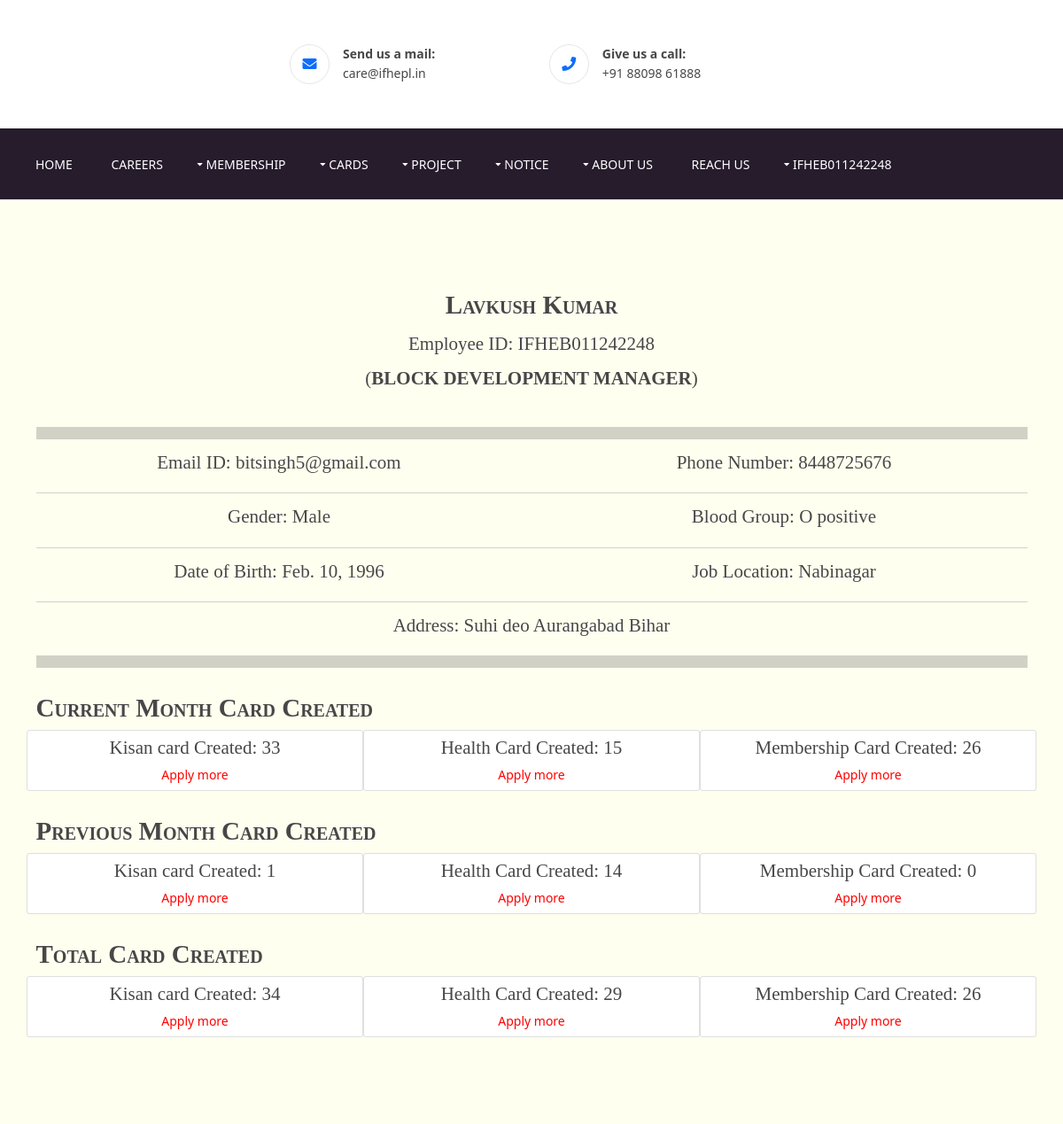
/profile (signed in, upper part), run on an earlier commit of the app's database.
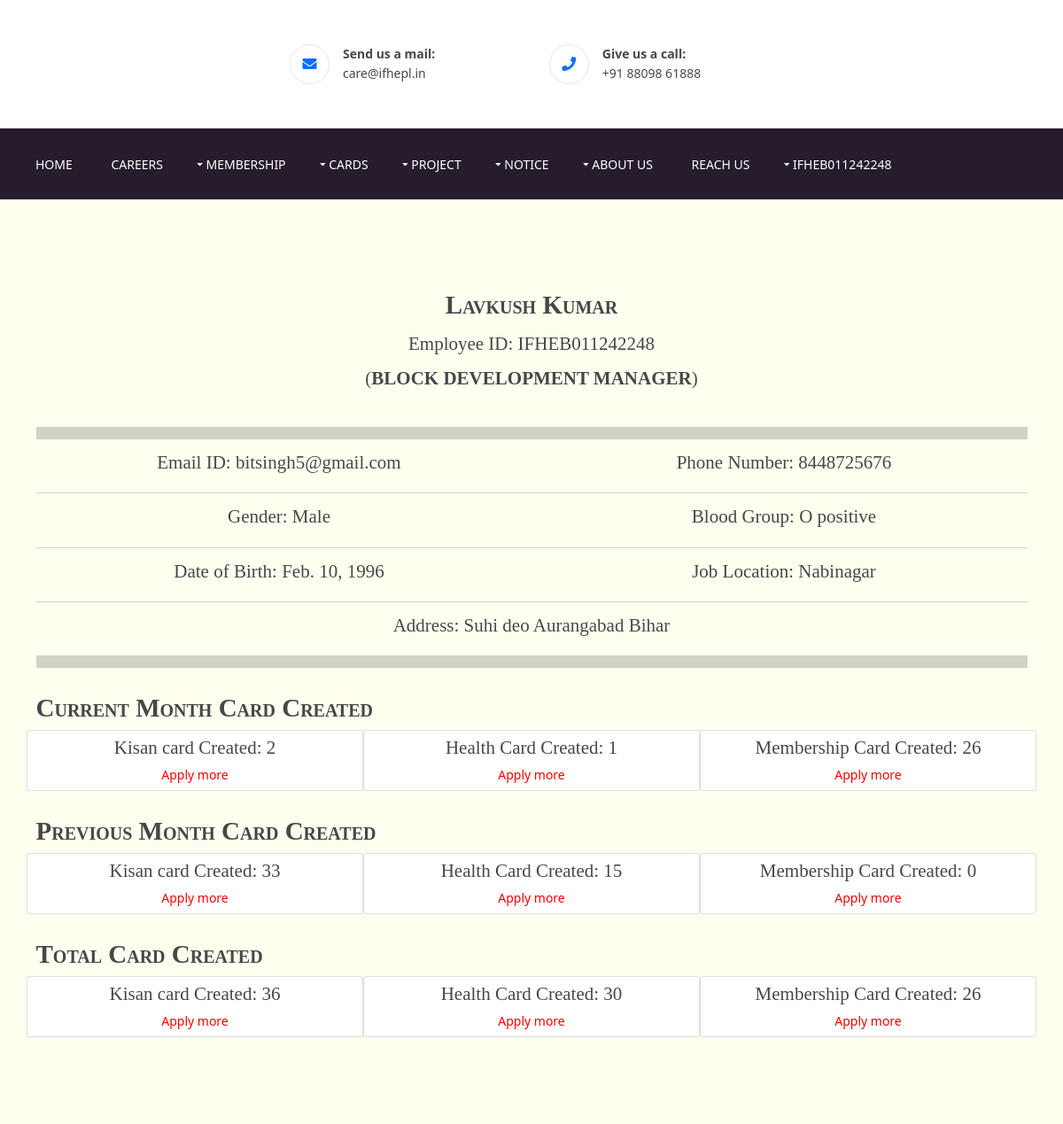
And on a later commit of the database.
### EmployeeProfile/models.py (models this page shows)
class EmployeeProfile(models.Model):
    emmloyeeid = models.CharField(max_length=14, default="",unique=True,)
    email = models.CharField(max_length=100, unique=True,)
    user = models.OneToOneField(User, on_delete=models.CASCADE, related_name='profile')
    name = models.CharField(max_length=50, unique=False)
    phone_number = models.CharField(max_length=10, unique=True, null=False, blank=False)
    GENDER_CHOICES = (
        ('Male', 'Male'),
        ('Female', 'Female'),
    )
    gender = models.CharField(max_length=6, choices=GENDER_CHOICES)
    JOB_CHOICES = (
        ('DISTRICT DEVELOPMENT MANAGER', 'DISTRICT DEVELOPMENT MANAGER'),
        ('BLOCK DEVELOPMENT MANAGER', 'BLOCK DEVELOPMENT MANAGER'),
        ('FIELD EXECUTIVE', 'FIELD EXECUTIVE'),
        ('AGRICULTURAL ADVISOR', 'AGRICULTURAL ADVISOR'),
        ('COMPUTER TRAINER', 'COMPUTER TRAINER'),
        ('BEAUTICIAN', 'BEAUTICIAN'),
        ('TAILORING', 'TAILORING'),
        ('Office Boy/Peon', 'Office Boy/Peon'),
        ('Banking Trainer', 'Banking Trainer'),
        ('Regional Manager', 'Regional Manager'),
        ('Accountant/Cashier', 'Accountant/Cashier'),
        ('Receptionist', 'Receptionist'),
    )
    designation = models.CharField(max_length=32, choices=JOB_CHOICES)
    job_location = models.CharField(max_length=100, default="")
    bloodgroup = models.CharField(max_length=10, default="")
    dob = models.DateField()
    Address = models.CharField(max_length=500, default="")
    image = models.ImageField(upload_to="Employee", blank=True, null=True)
    total_health_card_created = models.IntegerField(default=0)
    total_kisan_card_created = models.IntegerField(default=0)
    total_membership_card_created = models.IntegerField(default=0)
    current_month_health_card_created = models.IntegerField(default=0)
    current_month_kisan_card_created = models.IntegerField(default=0)
    current_month_membership_card_created = models.IntegerField(default=0)
    previous_month_health_card_created = models.IntegerField(default=0)
    previous_month_kisan_card_created = models.IntegerField(default=0)
    previous_month_membership_card_created = models.IntegerField(default=0)
    class Meta:
        db_table = "profile"
        verbose_name_plural = "Employee Profiles"

### ifheplapp/views.py (the view)
# urls.py: path('profile', views.profile, name="profile"),
@login_required(login_url='/login')
def profile(request):
    profile = EmployeeProfile.objects.filter(user=request.user)
    for i in profile:
        kisan_count = len(KisanCard.objects.filter(employeeID=i.emmloyeeid))
        kisan_count = kisan_count if kisan_count else 0
        membership_count = len(
            Membership.objects.filter(employeeID=i.emmloyeeid))
        membership_count = membership_count if membership_count else 0
        health_count = len(HealthCard.objects.filter(employeeID=i.emmloyeeid))
        health_count = health_count if health_count else 0
    return render(request, "profile.html", {"profile": profile, "kisan_count": kisan_count, "membership_count": membership_count, "health_count": health_count})

### ifheplapp/templates/profile.html (shortened to what this page needs)
{% extends 'extends/base.html' %}
{% block body %}
<div class="row1" style="background-color: rgb(255, 255, 240);">
  <div class="container">
    <div class="my-2">
      {% for prof in profile %}
      <div class="prof-name">
        <h4 class="logoname my-3">{{prof.name}}</h4>
      </div>
      <div class="">
        <h4 class="text-center">Employee ID: {{prof.emmloyeeid}}</h4>
        <h4 class="mt-3 text-center">(<strong>{{prof.designation}}</strong>)</h4> <br>
      </div>
      <hr class="py-2">
      <div class="row">
        <div class="col-md-6 text-center">
          <h4>Email ID: {{prof.email}}</h4>
        </div>
        <div class="col-md-6 text-center">
          <h4>Phone Number: {{prof.phone_number}}</h4>
        </div>
      </div>
      <hr>
      <div class="row">
        <div class="col-md-6 text-center">
          <h4>Gender: {{prof.gender}}</h4>
        </div>
        <div class="col-md-6 text-center">
          <h4>Blood Group: {{prof.bloodgroup}}</h4>
        </div>
      </div>
      <hr>
      <div class="row">
        <div class="col-md-6 text-center">
          <h4>Date of Birth: {{prof.dob}}</h4>
        </div>
        <div class="col-md-6 text-center">
          <h4>Job Location: {{prof.job_location}}</h4>
        </div>
      </div>
      <hr>
      <div class="row">
        <div class="col-md text-center">
          <h4>Address: {{prof.Address}}</h4>
        </div>
      </div>
      <hr class="py-2">
      <div class="row py-3">
        <h3 class="logoname">Current Month Card Created</h3>
        <div class="col-md-4 text-center card py-2">
          <h4>Kisan card Created: {{prof.current_month_kisan_card_created}}</h4>
          <a style="color: red;" href="/card/Kisan-Card/apply">Apply more</a>
        </div>
        <div class="col-md-4 text-center card py-2">
          <h4>Health Card Created: {{prof.current_month_health_card_created}}</h4>
          <a style="color: red;" href="/card/Health-Card/apply">Apply more</a>
        </div>
        <div class="col-md-4 text-center card py-2">
          <h4>Membership Card Created: {{prof.current_month_membership_card_created}}</h4>
          <a style="color: red;" href="/membership">Apply more</a>
        </div>
      </div>
      <div class="row py-3">
        <h3 class="logoname">Previous Month Card Created</h3>
        <div class="col-md-4 text-center card py-2">
          <h4>Kisan card Created: {{prof.previous_month_kisan_card_created}}</h4>
          <a style="color: red;" href="/card/Kisan-Card/apply">Apply more</a>
        </div>
        <div class="col-md-4 text-center card py-2">
          <h4>Health Card Created: {{prof.previous_month_health_card_created}}</h4>
          <a style="color: red;" href="/card/Health-Card/apply">Apply more</a>
        </div>
        <div class="col-md-4 text-center card py-2">
          <h4>Membership Card Created: {{prof.previous_month_membership_card_created}}</h4>
          <a style="color: red;" href="/membership">Apply more</a>
        </div>
      </div>
      <div class="row py-3">
        <h3 class="logoname">Total Card Created</h3>
        <div class="col-md-4 text-center card py-2">
          <h4>Kisan card Created: {{prof.total_kisan_card_created}}</h4>
          <a style="color: red;" href="/card/Kisan-Card/apply">Apply more</a>
        </div>
        <div class="col-md-4 text-center card py-2">
          <h4>Health Card Created: {{prof.total_health_card_created}}</h4>
          <a style="color: red;" href="/card/Health-Card/apply">Apply more</a>
        </div>
        <div class="col-md-4 text-center card py-2">
          <h4>Membership Card Created: {{prof.total_membership_card_created}}</h4>
          <a style="color: red;" href="/membership">Apply more</a>
        </div>
      </div>
      {% endfor %}
    </div>
  </div>
</div>
{% endblock body %}

### ifheplapp/templates/extends/base.html (shortened to what this page needs)
<!DOCTYPE html>
<html lang="">
<head>
  <link href="/static/styles/layout.css" rel="stylesheet" type="text/css" media="all">
  <link href="/static/styles/owl.carousel.min.css" rel="stylesheet" type="text/css" media="all">
  <link href="https://cdn.jsdelivr.net/npm/bootstrap@5.1.3/dist/css/bootstrap.min.css" rel="stylesheet"
>
</head>
<body id="top" onload="myFunction()">
  <div class="wrapper row0">
    <header id="header" class="hoc clear">
      <div id="logo" class="one_quarter first">
        <h1 class="logoname clear"><a href="/"><img src="/static/images/logo/logo.png" alt=""></a></h1>
      </div>
      <div class="three_quarter">
        <ul class="nospace clear">
          <li class="one_third first">
            <div class="block clear"><a href="mailto:care@ifhepl.in"><i class="fas fa-envelope"></i></a>
              <span><strong>Send us a
                  mail:</strong>care@ifhepl.in</span>
            </div>
          </li>
          <li class="one_third">
            <div class="block clear"><a href="tel:+918809861888"><i class="fas fa-phone"></i></a> <span><strong>Give us
                  a call:</strong>
                +91 88098 61888</span></div>
          </li>
        </ul>
      </div>
    </header>
  </div>
  <div class="wrapper row1" style="background-color: #261C2C">
    <div class="hoc clear">
      <nav id="mainav">
        <ul class="clear">
          <li class=""><a href="/">Home</a></li>
          <li><a href="/career">Careers</a>
          </li>
          <li><a class="drop">Membership</a>
          </li>
          <li><a href="javascript:void(0)" class="drop">Cards</a>
          </li>
          <li><a class="drop">Project</a>
          </li>
          <li><a class="drop">Notice</a>
          </li>
          <li><a class="drop" href="/about-us">About Us</a>
          </li>
          <li><a href="/reach-us">Reach Us</a></li>
          {% if user.is_authenticated %}
          <li><a class="drop">{{user.username}}</a>
          </li>
          {% else %}
          <li><a href="/login">Login</a></li>
          {% endif %}
        </ul>
      </nav>
    </div>
  </div>
    {% block body %}{% endblock body %}
</body>
</html>

### ifheplapp/static/styles/layout.css (style rules this page uses)
.row1 { border-top:1px solid; }
#header { padding:50px 0; }
#header #logo * { margin:0; padding:0; line-height:1; }
#header #logo h1 { margin-top:-10px; }
#header ul li div { position:relative; min-height:45px; padding:0 0 0 60px; line-height:1; }
#header ul li div i { position:absolute; top:0; left:0; width:45px; height:45px; line-height:43px; font-size:16px; text-align:center; border:1px solid; border-radius:50%; }
#header ul li div span { display:block; padding:4px 0 0 0; }
#header ul li div strong { display:block; margin:0 0 8px 0; }
#header div:last-child { margin-bottom:0; }
.container { padding:80px 0; }
*, *::before, *::after { transition:all .3s ease-in-out; }
nav ul, nav ol { margin:0; padding:0; list-style:none; }
#mainav, #breadcrumb, .sidebar nav { line-height:normal; }
#mainav .drop::after, #mainav li li .drop::after, #breadcrumb li a::after, .sidebar nav a::after { position:absolute; font-family:"Font Awesome\ 5 Free"; font-weight:900; font-size:10px; line-height:10px; }
#mainav { position:relative; margin-top:-1px; z-index:999; }
#mainav ul { text-transform:uppercase; }
#mainav li { display:inline-block; position:relative; margin:0 20px 0 0; padding:0; }
#mainav li:last-child { margin-right:0; }
#mainav li a { display:block; padding:30px 10px; color: white !important; border:solid; border-width:1px 0 0 0; }
#mainav .drop { padding-left:15px; }
#mainav .drop::after, #mainav li li .drop::after { content:"\f0d7"; }
#mainav .drop::after { top:35px; left:5px; }
body { color:#A8A8A8; background-color:#151618; }
a { color:#f29494; }
hr, .borderedbox { border-color:#D7D7D7; }
.logoname { color:inherit; }
.row0 { color:#474747; background-color:#FFFFFF; }
.row1 { color:#474747; background-color:#FFFFFF; border-color:rgba(0,0,0,.1); }
#header ul li div i { border-color:rgba(0,0,0,.1); }
#mainav li a { color:#012443; border-color:transparent; text-decoration: none; }
@media screen and (min-width:1140px) { .hoc { max-width:1140px; } }

### ifheplapp/static/styles/framework.css (style rules this page uses)
html { overflow-y:scroll; overflow-x:hidden; }
html, body { margin:0; padding:0; font-size:14px; line-height:1.6em; }
*, *::before, *::after { box-sizing:border-box; }
.nospace { margin:0; padding:0; list-style:none; }
.block { display:block; }
.logoname { display:inline-block; min-width:170px; font-size:29px; font-variant:small-caps; font-weight:700; }
.clear, .group { display:block; }
.clear::before, .clear::after, .group::before, .group::after { display:table; content:""; }
.clear, .clear::after, .group, .group::after { clear:both; }
a { outline:none; text-decoration:none; }
body, input, textarea, select { font-family:Verdana, Geneva, sans-serif; }
h1, h2, h3, h4, h5, h6, .heading { font-family:Georgia, "Times New Roman", Times, serif; }
::placeholder { opacity:1; }
h1, h2, h3, h4, h5, h6, .heading { margin:0 0 20px 0; font-size:1.4rem; line-height:normal; font-weight:normal; }
hr { display:block; width:100%; height:1px; border:solid; border-width:1px 0 0 0; }
.wrapper { display:block; position:relative; width:100%; margin:0; padding:0; text-align:left; word-wrap:break-word; }
.hoc { display:block; margin:0 auto; }
address, article, aside, figcaption, figure, footer, header, main, nav, section { display:block; margin:0; padding:0; }
.one_half, .one_third, .two_third, .one_quarter, .two_quarter, .three_quarter { display:inline-block; float:left; margin:0 0 0 4.21052%; list-style:none; }
.first { margin-left:0; clear:left; }
.one_quarter { width:21.8421%; }
.one_third { width:30.52631%; }
.three_quarter { width:73.94736%; }

### ifheplapp/templates/extends/base.html (style rules this page uses)
a { text-decoration: none !important; }

### ifheplapp/templates/profile.html (style rules this page uses)
.prof-image, .prof-name { display: flex; justify-content: center; }

What changed in the data, as far as the page shows it:
changed EmployeeProfile "Lavkush Kumar": current_month_kisan_card_created "33" → "2"; current_month_health_card_created "15" → "1"; previous_month_kisan_card_created "1" → "33"; previous_month_health_card_created "14" → "15"; total_kisan_card_created "34" → "36"; total_health_card_created "29" → "30"
